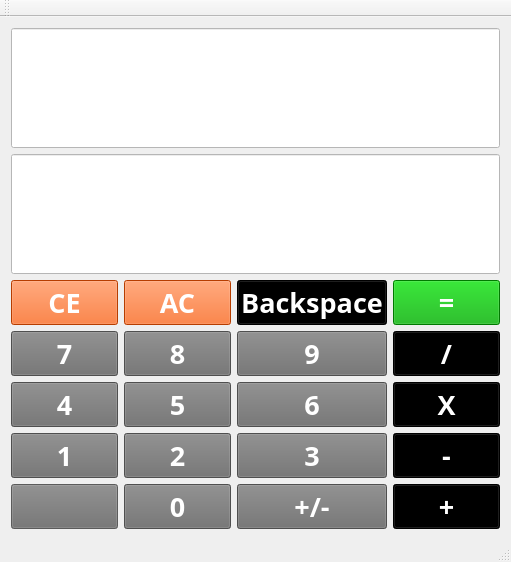
<?xml version="1.0" encoding="UTF-8"?>
<ui version="4.0">
 <class>KYHcalculatorV1Class</class>
 <widget class="QMainWindow" name="KYHcalculatorV1Class">
  <property name="geometry">
   <rect>
    <x>0</x>
    <y>0</y>
    <width>511</width>
    <height>562</height>
   </rect>
  </property>
  <property name="sizePolicy">
   <sizepolicy hsizetype="Preferred" vsizetype="Preferred">
    <horstretch>0</horstretch>
    <verstretch>0</verstretch>
   </sizepolicy>
  </property>
  <property name="windowTitle">
   <string>KYHcalculatorV1</string>
  </property>
  <widget class="QWidget" name="centralWidget">
   <layout class="QGridLayout" name="gridLayout">
    <item row="0" column="0">
     <layout class="QGridLayout" name="gridLayout_2">
      <item row="0" column="0" colspan="4">
       <widget class="QLineEdit" name="lineEdit_cal">
        <property name="sizePolicy">
         <sizepolicy hsizetype="Expanding" vsizetype="Expanding">
          <horstretch>0</horstretch>
          <verstretch>0</verstretch>
         </sizepolicy>
        </property>
        <property name="font">
         <font>
          <family>Agency FB</family>
          <pointsize>36</pointsize>
         </font>
        </property>
        <property name="autoFillBackground">
         <bool>false</bool>
        </property>
        <property name="styleSheet">
         <string notr="true">color: rgb(0, 0, 0);
background-color: rgb(255, 255, 255);</string>
        </property>
        <property name="alignment">
         <set>Qt::AlignRight|Qt::AlignTrailing|Qt::AlignVCenter</set>
        </property>
       </widget>
      </item>
      <item row="2" column="0">
       <widget class="QPushButton" name="pushButton_clearone">
        <property name="palette">
         <palette>
          <active>
           <colorrole role="WindowText">
            <brush brushstyle="SolidPattern">
             <color alpha="255">
              <red>255</red>
              <green>255</green>
              <blue>255</blue>
             </color>
            </brush>
           </colorrole>
           <colorrole role="Button">
            <brush brushstyle="SolidPattern">
             <color alpha="255">
              <red>255</red>
              <green>85</green>
              <blue>0</blue>
             </color>
            </brush>
           </colorrole>
           <colorrole role="Light">
            <brush brushstyle="SolidPattern">
             <color alpha="255">
              <red>255</red>
              <green>255</green>
              <blue>238</blue>
             </color>
            </brush>
           </colorrole>
           <colorrole role="Midlight">
            <brush brushstyle="SolidPattern">
             <color alpha="255">
              <red>247</red>
              <green>247</green>
              <blue>181</blue>
             </color>
            </brush>
           </colorrole>
           <colorrole role="Dark">
            <brush brushstyle="SolidPattern">
             <color alpha="255">
              <red>119</red>
              <green>120</green>
              <blue>62</blue>
             </color>
            </brush>
           </colorrole>
           <colorrole role="Mid">
            <brush brushstyle="SolidPattern">
             <color alpha="255">
              <red>159</red>
              <green>160</green>
              <blue>83</blue>
             </color>
            </brush>
           </colorrole>
           <colorrole role="Text">
            <brush brushstyle="SolidPattern">
             <color alpha="255">
              <red>255</red>
              <green>255</green>
              <blue>255</blue>
             </color>
            </brush>
           </colorrole>
           <colorrole role="BrightText">
            <brush brushstyle="SolidPattern">
             <color alpha="255">
              <red>255</red>
              <green>255</green>
              <blue>255</blue>
             </color>
            </brush>
           </colorrole>
           <colorrole role="ButtonText">
            <brush brushstyle="SolidPattern">
             <color alpha="255">
              <red>255</red>
              <green>255</green>
              <blue>255</blue>
             </color>
            </brush>
           </colorrole>
           <colorrole role="Base">
            <brush brushstyle="SolidPattern">
             <color alpha="255">
              <red>255</red>
              <green>85</green>
              <blue>0</blue>
             </color>
            </brush>
           </colorrole>
           <colorrole role="Window">
            <brush brushstyle="SolidPattern">
             <color alpha="255">
              <red>255</red>
              <green>85</green>
              <blue>0</blue>
             </color>
            </brush>
           </colorrole>
           <colorrole role="Shadow">
            <brush brushstyle="SolidPattern">
             <color alpha="255">
              <red>0</red>
              <green>0</green>
              <blue>0</blue>
             </color>
            </brush>
           </colorrole>
           <colorrole role="AlternateBase">
            <brush brushstyle="SolidPattern">
             <color alpha="255">
              <red>247</red>
              <green>247</green>
              <blue>190</blue>
             </color>
            </brush>
           </colorrole>
           <colorrole role="ToolTipBase">
            <brush brushstyle="SolidPattern">
             <color alpha="255">
              <red>255</red>
              <green>255</green>
              <blue>220</blue>
             </color>
            </brush>
           </colorrole>
           <colorrole role="ToolTipText">
            <brush brushstyle="SolidPattern">
             <color alpha="255">
              <red>0</red>
              <green>0</green>
              <blue>0</blue>
             </color>
            </brush>
           </colorrole>
          </active>
          <inactive>
           <colorrole role="WindowText">
            <brush brushstyle="SolidPattern">
             <color alpha="255">
              <red>255</red>
              <green>255</green>
              <blue>255</blue>
             </color>
            </brush>
           </colorrole>
           <colorrole role="Button">
            <brush brushstyle="SolidPattern">
             <color alpha="255">
              <red>255</red>
              <green>85</green>
              <blue>0</blue>
             </color>
            </brush>
           </colorrole>
           <colorrole role="Light">
            <brush brushstyle="SolidPattern">
             <color alpha="255">
              <red>255</red>
              <green>255</green>
              <blue>238</blue>
             </color>
            </brush>
           </colorrole>
           <colorrole role="Midlight">
            <brush brushstyle="SolidPattern">
             <color alpha="255">
              <red>247</red>
              <green>247</green>
              <blue>181</blue>
             </color>
            </brush>
           </colorrole>
           <colorrole role="Dark">
            <brush brushstyle="SolidPattern">
             <color alpha="255">
              <red>119</red>
              <green>120</green>
              <blue>62</blue>
             </color>
            </brush>
           </colorrole>
           <colorrole role="Mid">
            <brush brushstyle="SolidPattern">
             <color alpha="255">
              <red>159</red>
              <green>160</green>
              <blue>83</blue>
             </color>
            </brush>
           </colorrole>
           <colorrole role="Text">
            <brush brushstyle="SolidPattern">
             <color alpha="255">
              <red>255</red>
              <green>255</green>
              <blue>255</blue>
             </color>
            </brush>
           </colorrole>
           <colorrole role="BrightText">
            <brush brushstyle="SolidPattern">
             <color alpha="255">
              <red>255</red>
              <green>255</green>
              <blue>255</blue>
             </color>
            </brush>
           </colorrole>
           <colorrole role="ButtonText">
            <brush brushstyle="SolidPattern">
             <color alpha="255">
              <red>255</red>
              <green>255</green>
              <blue>255</blue>
             </color>
            </brush>
           </colorrole>
           <colorrole role="Base">
            <brush brushstyle="SolidPattern">
             <color alpha="255">
              <red>255</red>
              <green>85</green>
              <blue>0</blue>
             </color>
            </brush>
           </colorrole>
           <colorrole role="Window">
            <brush brushstyle="SolidPattern">
             <color alpha="255">
              <red>255</red>
              <green>85</green>
              <blue>0</blue>
             </color>
            </brush>
           </colorrole>
           <colorrole role="Shadow">
            <brush brushstyle="SolidPattern">
             <color alpha="255">
              <red>0</red>
              <green>0</green>
              <blue>0</blue>
             </color>
            </brush>
           </colorrole>
           <colorrole role="AlternateBase">
            <brush brushstyle="SolidPattern">
             <color alpha="255">
              <red>247</red>
              <green>247</green>
              <blue>190</blue>
             </color>
            </brush>
           </colorrole>
           <colorrole role="ToolTipBase">
            <brush brushstyle="SolidPattern">
             <color alpha="255">
              <red>255</red>
              <green>255</green>
              <blue>220</blue>
             </color>
            </brush>
           </colorrole>
           <colorrole role="ToolTipText">
            <brush brushstyle="SolidPattern">
             <color alpha="255">
              <red>0</red>
              <green>0</green>
              <blue>0</blue>
             </color>
            </brush>
           </colorrole>
          </inactive>
          <disabled>
           <colorrole role="WindowText">
            <brush brushstyle="SolidPattern">
             <color alpha="255">
              <red>255</red>
              <green>255</green>
              <blue>255</blue>
             </color>
            </brush>
           </colorrole>
           <colorrole role="Button">
            <brush brushstyle="SolidPattern">
             <color alpha="255">
              <red>255</red>
              <green>85</green>
              <blue>0</blue>
             </color>
            </brush>
           </colorrole>
           <colorrole role="Light">
            <brush brushstyle="SolidPattern">
             <color alpha="255">
              <red>255</red>
              <green>255</green>
              <blue>238</blue>
             </color>
            </brush>
           </colorrole>
           <colorrole role="Midlight">
            <brush brushstyle="SolidPattern">
             <color alpha="255">
              <red>247</red>
              <green>247</green>
              <blue>181</blue>
             </color>
            </brush>
           </colorrole>
           <colorrole role="Dark">
            <brush brushstyle="SolidPattern">
             <color alpha="255">
              <red>119</red>
              <green>120</green>
              <blue>62</blue>
             </color>
            </brush>
           </colorrole>
           <colorrole role="Mid">
            <brush brushstyle="SolidPattern">
             <color alpha="255">
              <red>159</red>
              <green>160</green>
              <blue>83</blue>
             </color>
            </brush>
           </colorrole>
           <colorrole role="Text">
            <brush brushstyle="SolidPattern">
             <color alpha="255">
              <red>255</red>
              <green>255</green>
              <blue>255</blue>
             </color>
            </brush>
           </colorrole>
           <colorrole role="BrightText">
            <brush brushstyle="SolidPattern">
             <color alpha="255">
              <red>255</red>
              <green>255</green>
              <blue>255</blue>
             </color>
            </brush>
           </colorrole>
           <colorrole role="ButtonText">
            <brush brushstyle="SolidPattern">
             <color alpha="255">
              <red>255</red>
              <green>255</green>
              <blue>255</blue>
             </color>
            </brush>
           </colorrole>
           <colorrole role="Base">
            <brush brushstyle="SolidPattern">
             <color alpha="255">
              <red>255</red>
              <green>85</green>
              <blue>0</blue>
             </color>
            </brush>
           </colorrole>
           <colorrole role="Window">
            <brush brushstyle="SolidPattern">
             <color alpha="255">
              <red>255</red>
              <green>85</green>
              <blue>0</blue>
             </color>
            </brush>
           </colorrole>
           <colorrole role="Shadow">
            <brush brushstyle="SolidPattern">
             <color alpha="255">
              <red>0</red>
              <green>0</green>
              <blue>0</blue>
             </color>
            </brush>
           </colorrole>
           <colorrole role="AlternateBase">
            <brush brushstyle="SolidPattern">
             <color alpha="255">
              <red>239</red>
              <green>240</green>
              <blue>125</blue>
             </color>
            </brush>
           </colorrole>
           <colorrole role="ToolTipBase">
            <brush brushstyle="SolidPattern">
             <color alpha="255">
              <red>255</red>
              <green>255</green>
              <blue>220</blue>
             </color>
            </brush>
           </colorrole>
           <colorrole role="ToolTipText">
            <brush brushstyle="SolidPattern">
             <color alpha="255">
              <red>0</red>
              <green>0</green>
              <blue>0</blue>
             </color>
            </brush>
           </colorrole>
          </disabled>
         </palette>
        </property>
        <property name="font">
         <font>
          <family>Agency FB</family>
          <pointsize>20</pointsize>
          <weight>75</weight>
          <bold>true</bold>
         </font>
        </property>
        <property name="styleSheet">
         <string notr="true">color: rgb(255, 255, 255);
background-color: rgb(255, 85, 0);</string>
        </property>
        <property name="text">
         <string>CE</string>
        </property>
       </widget>
      </item>
      <item row="3" column="1">
       <widget class="QPushButton" name="pushButton_8">
        <property name="font">
         <font>
          <family>Agency FB</family>
          <pointsize>20</pointsize>
          <weight>75</weight>
          <bold>true</bold>
         </font>
        </property>
        <property name="styleSheet">
         <string notr="true">color: rgb(255, 255, 255);
background-color: rgb(111, 111, 111);</string>
        </property>
        <property name="text">
         <string>8</string>
        </property>
       </widget>
      </item>
      <item row="5" column="2">
       <widget class="QPushButton" name="pushButton_3">
        <property name="font">
         <font>
          <family>Agency FB</family>
          <pointsize>20</pointsize>
          <weight>75</weight>
          <bold>true</bold>
         </font>
        </property>
        <property name="styleSheet">
         <string notr="true">color: rgb(255, 255, 255);
background-color: rgb(111, 111, 111);</string>
        </property>
        <property name="text">
         <string>3</string>
        </property>
       </widget>
      </item>
      <item row="5" column="1">
       <widget class="QPushButton" name="pushButton_2">
        <property name="font">
         <font>
          <family>Agency FB</family>
          <pointsize>20</pointsize>
          <weight>75</weight>
          <bold>true</bold>
         </font>
        </property>
        <property name="styleSheet">
         <string notr="true">color: rgb(255, 255, 255);
background-color: rgb(111, 111, 111);</string>
        </property>
        <property name="text">
         <string>2</string>
        </property>
       </widget>
      </item>
      <item row="4" column="0">
       <widget class="QPushButton" name="pushButton_4">
        <property name="font">
         <font>
          <family>Agency FB</family>
          <pointsize>20</pointsize>
          <weight>75</weight>
          <bold>true</bold>
         </font>
        </property>
        <property name="styleSheet">
         <string notr="true">color: rgb(255, 255, 255);
background-color: rgb(111, 111, 111);</string>
        </property>
        <property name="text">
         <string>4</string>
        </property>
       </widget>
      </item>
      <item row="6" column="0">
       <widget class="QPushButton" name="pushButton_17">
        <property name="enabled">
         <bool>false</bool>
        </property>
        <property name="font">
         <font>
          <family>Agency FB</family>
          <pointsize>20</pointsize>
          <weight>75</weight>
          <bold>true</bold>
         </font>
        </property>
        <property name="autoFillBackground">
         <bool>false</bool>
        </property>
        <property name="styleSheet">
         <string notr="true">background-color: rgb(111, 111, 111);
color: rgb(255, 255, 255);</string>
        </property>
        <property name="text">
         <string/>
        </property>
       </widget>
      </item>
      <item row="6" column="1">
       <widget class="QPushButton" name="pushButton_0">
        <property name="font">
         <font>
          <family>Agency FB</family>
          <pointsize>20</pointsize>
          <weight>75</weight>
          <bold>true</bold>
         </font>
        </property>
        <property name="styleSheet">
         <string notr="true">color: rgb(255, 255, 255);
background-color: rgb(111, 111, 111);
</string>
        </property>
        <property name="text">
         <string>0</string>
        </property>
       </widget>
      </item>
      <item row="2" column="3">
       <widget class="QPushButton" name="pushButton_equal">
        <property name="font">
         <font>
          <family>Agency FB</family>
          <pointsize>20</pointsize>
          <weight>75</weight>
          <bold>true</bold>
         </font>
        </property>
        <property name="styleSheet">
         <string notr="true">color: rgb(255, 255, 255);
background-color: rgb(0, 170, 0);</string>
        </property>
        <property name="text">
         <string>=</string>
        </property>
       </widget>
      </item>
      <item row="5" column="0">
       <widget class="QPushButton" name="pushButton_1">
        <property name="font">
         <font>
          <family>Agency FB</family>
          <pointsize>20</pointsize>
          <weight>75</weight>
          <bold>true</bold>
         </font>
        </property>
        <property name="styleSheet">
         <string notr="true">color: rgb(255, 255, 255);
background-color: rgb(111, 111, 111);</string>
        </property>
        <property name="text">
         <string>1</string>
        </property>
       </widget>
      </item>
      <item row="4" column="2">
       <widget class="QPushButton" name="pushButton_6">
        <property name="font">
         <font>
          <family>Agency FB</family>
          <pointsize>20</pointsize>
          <weight>75</weight>
          <bold>true</bold>
         </font>
        </property>
        <property name="styleSheet">
         <string notr="true">color: rgb(255, 255, 255);
background-color: rgb(111, 111, 111);</string>
        </property>
        <property name="text">
         <string>6</string>
        </property>
       </widget>
      </item>
      <item row="2" column="2">
       <widget class="QPushButton" name="pushButton_back">
        <property name="font">
         <font>
          <family>Agency FB</family>
          <pointsize>20</pointsize>
          <weight>75</weight>
          <bold>true</bold>
         </font>
        </property>
        <property name="styleSheet">
         <string notr="true">color: rgb(255, 255, 255);
background-color: rgb(0, 0, 0);</string>
        </property>
        <property name="text">
         <string>Backspace</string>
        </property>
       </widget>
      </item>
      <item row="3" column="2">
       <widget class="QPushButton" name="pushButton_9">
        <property name="font">
         <font>
          <family>Agency FB</family>
          <pointsize>20</pointsize>
          <weight>75</weight>
          <italic>false</italic>
          <bold>true</bold>
          <underline>false</underline>
         </font>
        </property>
        <property name="styleSheet">
         <string notr="true">color: rgb(255, 255, 255);
background-color: rgb(111, 111, 111);</string>
        </property>
        <property name="text">
         <string>9</string>
        </property>
       </widget>
      </item>
      <item row="6" column="2">
       <widget class="QPushButton" name="pushButton_change">
        <property name="enabled">
         <bool>true</bool>
        </property>
        <property name="font">
         <font>
          <family>Agency FB</family>
          <pointsize>20</pointsize>
          <weight>75</weight>
          <bold>true</bold>
         </font>
        </property>
        <property name="autoFillBackground">
         <bool>false</bool>
        </property>
        <property name="styleSheet">
         <string notr="true">background-color: rgb(111, 111, 111);
color: rgb(255, 255, 255);</string>
        </property>
        <property name="text">
         <string>+/-</string>
        </property>
        <property name="checkable">
         <bool>false</bool>
        </property>
       </widget>
      </item>
      <item row="5" column="3">
       <widget class="QPushButton" name="pushButton_minus">
        <property name="font">
         <font>
          <family>Agency FB</family>
          <pointsize>20</pointsize>
          <weight>75</weight>
          <bold>true</bold>
         </font>
        </property>
        <property name="styleSheet">
         <string notr="true">color: rgb(255, 255, 255);
background-color: rgb(0, 0, 0);</string>
        </property>
        <property name="text">
         <string>-</string>
        </property>
       </widget>
      </item>
      <item row="4" column="3">
       <widget class="QPushButton" name="pushButton_multiple">
        <property name="font">
         <font>
          <family>Agency FB</family>
          <pointsize>20</pointsize>
          <weight>75</weight>
          <bold>true</bold>
         </font>
        </property>
        <property name="styleSheet">
         <string notr="true">color: rgb(255, 255, 255);
background-color: rgb(0, 0, 0);</string>
        </property>
        <property name="text">
         <string>X</string>
        </property>
       </widget>
      </item>
      <item row="4" column="1">
       <widget class="QPushButton" name="pushButton_5">
        <property name="font">
         <font>
          <family>Agency FB</family>
          <pointsize>20</pointsize>
          <weight>75</weight>
          <bold>true</bold>
         </font>
        </property>
        <property name="styleSheet">
         <string notr="true">color: rgb(255, 255, 255);
background-color: rgb(111, 111, 111);</string>
        </property>
        <property name="text">
         <string>5</string>
        </property>
       </widget>
      </item>
      <item row="2" column="1">
       <widget class="QPushButton" name="pushButton_clearall">
        <property name="font">
         <font>
          <family>Agency FB</family>
          <pointsize>20</pointsize>
          <weight>75</weight>
          <bold>true</bold>
         </font>
        </property>
        <property name="styleSheet">
         <string notr="true">color: rgb(255, 255, 255);
background-color: rgb(255, 85, 0);</string>
        </property>
        <property name="text">
         <string>AC</string>
        </property>
       </widget>
      </item>
      <item row="3" column="0">
       <widget class="QPushButton" name="pushButton_7">
        <property name="font">
         <font>
          <family>Agency FB</family>
          <pointsize>20</pointsize>
          <weight>75</weight>
          <bold>true</bold>
         </font>
        </property>
        <property name="styleSheet">
         <string notr="true">color: rgb(255, 255, 255);
background-color: rgb(111, 111, 111);</string>
        </property>
        <property name="text">
         <string>7</string>
        </property>
       </widget>
      </item>
      <item row="6" column="3">
       <widget class="QPushButton" name="pushButton_plus">
        <property name="font">
         <font>
          <family>Agency FB</family>
          <pointsize>20</pointsize>
          <weight>75</weight>
          <bold>true</bold>
         </font>
        </property>
        <property name="styleSheet">
         <string notr="true">color: rgb(255, 255, 255);
background-color: rgb(0, 0, 0);</string>
        </property>
        <property name="text">
         <string>+</string>
        </property>
       </widget>
      </item>
      <item row="1" column="0" colspan="4">
       <widget class="QLineEdit" name="lineEdit_prv">
        <property name="sizePolicy">
         <sizepolicy hsizetype="Expanding" vsizetype="Expanding">
          <horstretch>0</horstretch>
          <verstretch>0</verstretch>
         </sizepolicy>
        </property>
        <property name="font">
         <font>
          <family>Agency FB</family>
          <pointsize>48</pointsize>
          <weight>75</weight>
          <bold>true</bold>
          <stylestrategy>PreferDefault</stylestrategy>
         </font>
        </property>
        <property name="layoutDirection">
         <enum>Qt::RightToLeft</enum>
        </property>
        <property name="styleSheet">
         <string notr="true">color: rgb(0, 0, 0);
background-color: rgb(255, 255, 255);</string>
        </property>
        <property name="alignment">
         <set>Qt::AlignRight|Qt::AlignTrailing|Qt::AlignVCenter</set>
        </property>
       </widget>
      </item>
      <item row="3" column="3">
       <widget class="QPushButton" name="pushButton_division">
        <property name="font">
         <font>
          <family>Agency FB</family>
          <pointsize>20</pointsize>
          <weight>75</weight>
          <bold>true</bold>
         </font>
        </property>
        <property name="styleSheet">
         <string notr="true">color: rgb(255, 255, 255);
background-color: rgb(0, 0, 0);</string>
        </property>
        <property name="text">
         <string>/</string>
        </property>
       </widget>
      </item>
     </layout>
    </item>
   </layout>
  </widget>
  <widget class="QMenuBar" name="menuBar">
   <property name="geometry">
    <rect>
     <x>0</x>
     <y>0</y>
     <width>511</width>
     <height>26</height>
    </rect>
   </property>
  </widget>
  <widget class="QToolBar" name="mainToolBar">
   <attribute name="toolBarArea">
    <enum>TopToolBarArea</enum>
   </attribute>
   <attribute name="toolBarBreak">
    <bool>false</bool>
   </attribute>
  </widget>
  <widget class="QStatusBar" name="statusBar"/>
 </widget>
 <layoutdefault spacing="6" margin="11"/>
 <resources>
  <include location="KYHcalculatorV1.qrc"/>
 </resources>
 <connections/>
</ui>
